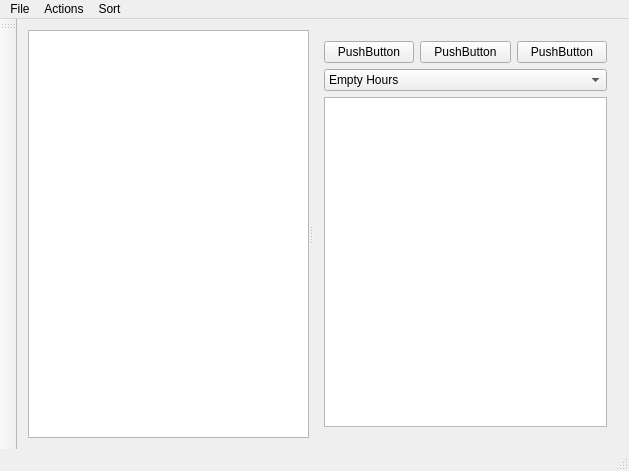
<?xml version="1.0" encoding="UTF-8"?>
<ui version="4.0">
 <class>MainWindow</class>
 <widget class="QMainWindow" name="MainWindow">
  <property name="geometry">
   <rect>
    <x>0</x>
    <y>0</y>
    <width>629</width>
    <height>471</height>
   </rect>
  </property>
  <property name="windowTitle">
   <string>MainWindow</string>
  </property>
  <widget class="QWidget" name="centralWidget">
   <property name="sizePolicy">
    <sizepolicy hsizetype="Preferred" vsizetype="Preferred">
     <horstretch>0</horstretch>
     <verstretch>0</verstretch>
    </sizepolicy>
   </property>
   <layout class="QHBoxLayout" name="horizontalLayout_2">
    <item>
     <widget class="QSplitter" name="splitter">
      <property name="orientation">
       <enum>Qt::Horizontal</enum>
      </property>
      <widget class="QTableWidget" name="timeTable"/>
      <widget class="QWidget" name="layoutWidget">
       <layout class="QVBoxLayout" name="verticalLayout_2">
        <item>
         <layout class="QVBoxLayout" name="verticalLayout">
          <item>
           <layout class="QHBoxLayout" name="horizontalLayout">
            <item>
             <widget class="ActionButton" name="leftArrow">
              <property name="text">
               <string>PushButton</string>
              </property>
             </widget>
            </item>
            <item>
             <widget class="ActionButton" name="middleButton">
              <property name="sizePolicy">
               <sizepolicy hsizetype="Preferred" vsizetype="Preferred">
                <horstretch>0</horstretch>
                <verstretch>0</verstretch>
               </sizepolicy>
              </property>
              <property name="text">
               <string>PushButton</string>
              </property>
             </widget>
            </item>
            <item>
             <widget class="ActionButton" name="rightArrow">
              <property name="text">
               <string>PushButton</string>
              </property>
             </widget>
            </item>
           </layout>
          </item>
          <item>
           <widget class="QComboBox" name="sortCombo">
            <item>
             <property name="text">
              <string>Empty Hours</string>
             </property>
            </item>
            <item>
             <property name="text">
              <string>Days Off</string>
             </property>
            </item>
            <item>
             <property name="text">
              <string>Reverse Empty Hours</string>
             </property>
            </item>
            <item>
             <property name="text">
              <string>Reverse Days Off</string>
             </property>
            </item>
           </widget>
          </item>
         </layout>
        </item>
        <item>
         <widget class="QTableWidget" name="info"/>
        </item>
       </layout>
      </widget>
     </widget>
    </item>
   </layout>
  </widget>
  <widget class="QToolBar" name="mainToolBar">
   <attribute name="toolBarArea">
    <enum>LeftToolBarArea</enum>
   </attribute>
   <attribute name="toolBarBreak">
    <bool>false</bool>
   </attribute>
  </widget>
  <widget class="QStatusBar" name="statusBar"/>
  <widget class="QMenuBar" name="menuBar">
   <property name="geometry">
    <rect>
     <x>0</x>
     <y>0</y>
     <width>629</width>
     <height>34</height>
    </rect>
   </property>
   <widget class="QMenu" name="menuFile">
    <property name="title">
     <string>File</string>
    </property>
    <addaction name="newSchedule"/>
    <addaction name="actionOpen"/>
   </widget>
   <widget class="QMenu" name="menuActions">
    <property name="title">
     <string>Actions</string>
    </property>
    <addaction name="actionSchedule"/>
    <addaction name="actionNext"/>
    <addaction name="actionPrevious"/>
    <addaction name="actionRecolour"/>
    <addaction name="actionClear_All"/>
   </widget>
   <widget class="QMenu" name="menuSort">
    <property name="title">
     <string>Sort</string>
    </property>
    <addaction name="actionBy_Empty_Hours"/>
    <addaction name="actionBy_Days_Off"/>
    <addaction name="actionReverse_Days_Off"/>
    <addaction name="actionReverse_Empty_Hours"/>
   </widget>
   <addaction name="menuFile"/>
   <addaction name="menuActions"/>
   <addaction name="menuSort"/>
  </widget>
  <action name="newSchedule">
   <property name="text">
    <string>New Schedule</string>
   </property>
   <property name="toolTip">
    <string>&lt;html&gt;&lt;head/&gt;&lt;body&gt;&lt;p&gt;Load in data to the table&lt;/p&gt;&lt;/body&gt;&lt;/html&gt;</string>
   </property>
  </action>
  <action name="actionOpen">
   <property name="text">
    <string>Open</string>
   </property>
   <property name="toolTip">
    <string>Open</string>
   </property>
  </action>
  <action name="actionSchedule">
   <property name="text">
    <string>Schedule</string>
   </property>
  </action>
  <action name="actionNext">
   <property name="text">
    <string>Next</string>
   </property>
  </action>
  <action name="actionPrevious">
   <property name="text">
    <string>Previous</string>
   </property>
  </action>
  <action name="actionRecolour">
   <property name="text">
    <string>Recolour</string>
   </property>
  </action>
  <action name="actionBy_Empty_Hours">
   <property name="text">
    <string>By Empty Hours</string>
   </property>
  </action>
  <action name="actionBy_Days_Off">
   <property name="text">
    <string>By Days Off</string>
   </property>
  </action>
  <action name="actionReverse_Days_Off">
   <property name="text">
    <string>Reverse Days Off</string>
   </property>
  </action>
  <action name="actionReverse_Empty_Hours">
   <property name="text">
    <string>Reverse Empty Hours</string>
   </property>
  </action>
  <action name="actionClear_All">
   <property name="text">
    <string>Clear All</string>
   </property>
  </action>
 </widget>
 <layoutdefault spacing="6" margin="11"/>
 <customwidgets>
  <customwidget>
   <class>ActionButton</class>
   <extends>QPushButton</extends>
   <header>actionbutton.h</header>
  </customwidget>
 </customwidgets>
 <resources/>
 <connections/>
</ui>
